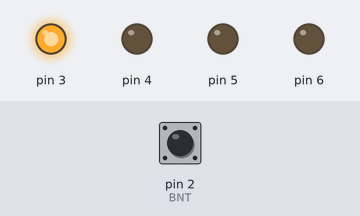
Bench run of a sketch on a simulated Arduino Uno, built with avr-gcc and run on an emulated ATmega328P. Parts: output pins drawn as LEDs (lit = HIGH). The test bench sets the inputs (shaded band); at power-on: pin 2 (BNT) HIGH. At 0.0 s the program stops and its outputs stay as they are.

Above: at 0.1 s.
Timing chart, 0 to 1.5 s (numbered marks = the images above):
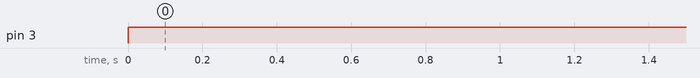

Measured:
- by itself, pin 3: LOW → HIGH at 0.00 s

The sketch:

Switch01.ino
```cpp
#include <Led.h>
Led leds[4]={Led(3),Led(4),Led(5),Led(6)};
const int BNT=2;


void setup() {
  pinMode(BNT, INPUT_PULLUP); //_PULLUP내부 저항을 쓰겠다는 뜻 아두이노 안에는 내장저항이있다.
}

void loop() {
  int value = digitalRead(BNT); //1이 리턴된다
  for (int n=0;n<4;n++){
    if(n=0){
      leds[n].setValue(value);
    }else if (n%2==0){
      leds[n].setValue(value);
    }else if (n%2!=0){
      leds[n].setValue(!value);
    }
  }

//  leds[0].setValue(value);
//  leds[1].setValue(!value);
//  leds[2].setValue(value);
//  leds[3].setValue(!value);
//


}
```
